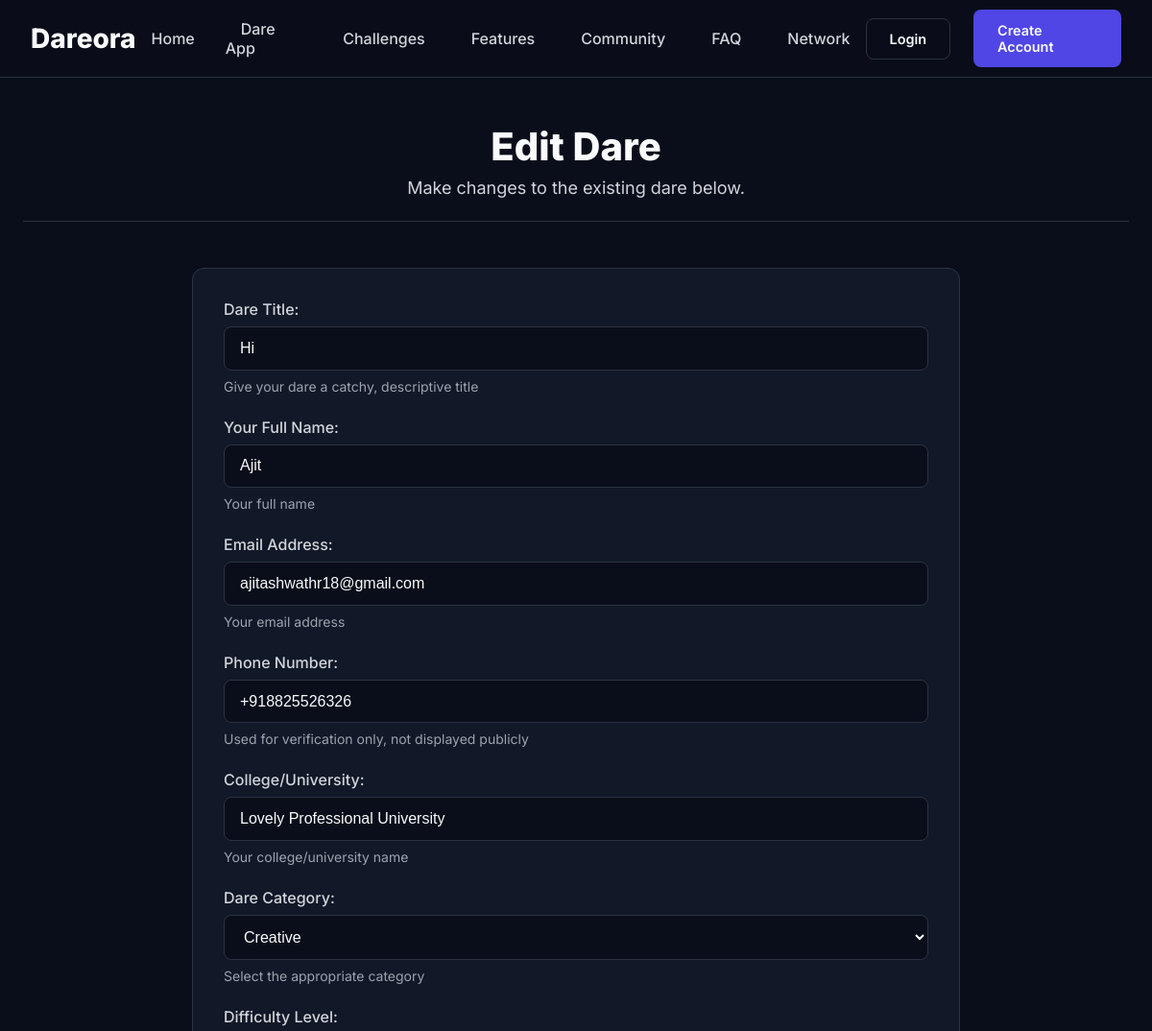
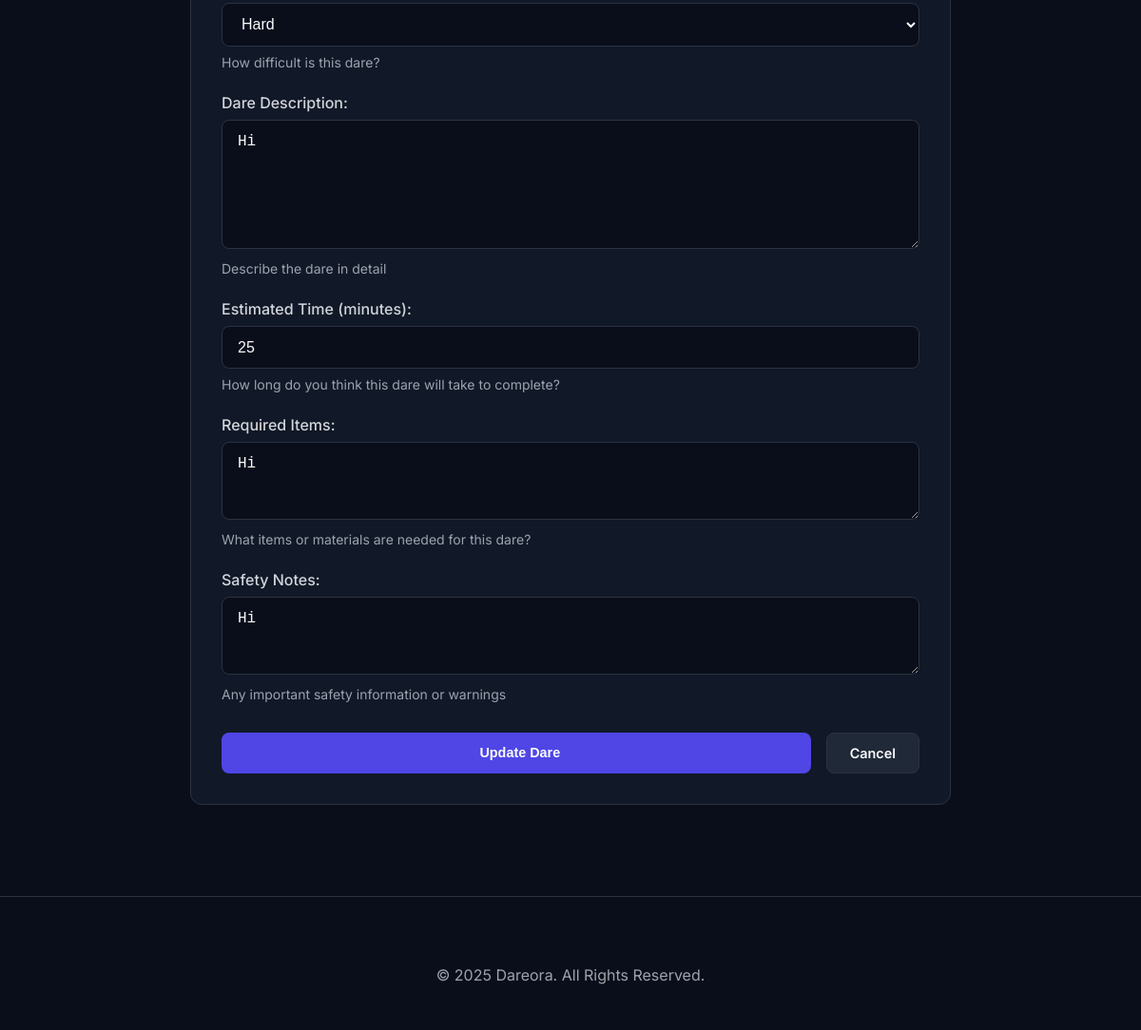
The app's page /dare/hi/edit/ with its own data (2 pictures, top to bottom).
### dares/models.py (models this page shows, shortened)
class Dare(models.Model):
    STATUS_CHOICES = [
        ('pending', 'Pending Review'),
        ('approved', 'Approved'),
        ('rejected', 'Rejected'),
        ('featured', 'Featured'),
    ]
    phone_regex = RegexValidator(
        regex=r'^\+?1?\d{9,15}$',
        message="Phone number must be entered in the format: '+999999999'. Up to 15 digits allowed."
    )
    id = models.UUIDField(primary_key=True, default=uuid.uuid4, editable=False)
    title = models.CharField(max_length=200, help_text="Give your dare a catchy title")
    slug = models.SlugField(unique=True, blank=True)
    name = models.CharField(max_length=100, help_text="Your full name")
    email = models.EmailField(help_text="Your email address")
    phone_number = models.CharField(
        validators=[phone_regex],
        max_length=17,
        help_text="Your phone number for verification"
    )
    college = models.CharField(max_length=200, help_text="Your college/university name")
    dare_text = models.TextField(help_text="Describe the dare in detail")
    category = models.ForeignKey(
        Category,
        on_delete=models.CASCADE,
        related_name='dares',
        help_text="Select the appropriate category"
    )
    difficulty = models.ForeignKey(
        DifficultyLevel,
        on_delete=models.CASCADE,
        related_name='dares',
        help_text="How difficult is this dare?"
    )
    estimated_time = models.PositiveIntegerField(
        help_text="Estimated time to complete (in minutes)",
        null=True,
        blank=True
    )
    required_items = models.TextField(
        blank=True,
        help_text="List any items/materials needed (optional)"
    )
    safety_notes = models.TextField(
        blank=True,
        help_text="Any safety precautions or warnings (optional)"
    )
    status = models.CharField(max_length=20, choices=STATUS_CHOICES, default='pending')
    is_approved = models.BooleanField(default=False)
    is_featured = models.BooleanField(default=False)
    rejection_reason = models.TextField(blank=True)
    views_count = models.PositiveIntegerField(default=0)
    likes_count = models.PositiveIntegerField(default=0)
    completions_count = models.PositiveIntegerField(default=0)
    created_at = models.DateTimeField(auto_now_add=True)
    updated_at = models.DateTimeField(auto_now=True)
    approved_at = models.DateTimeField(null=True, blank=True)
    class Meta:
        ordering = ['-created_at']
        indexes = [
            models.Index(fields=['status', 'is_approved']),
            models.Index(fields=['category', 'difficulty']),
            models.Index(fields=['-created_at']),
        ]

### dares/views.py (the view, shortened to what this page needs)
# urls.py: path('dare/<slug:slug>/edit/', DareUpdateView.as_view(), name='dare_edit'),
class DareUpdateView(SuccessMessageMixin, UpdateView):
    model = Dare
    form_class = DareForm
    template_name = 'dare_form.html'
    slug_field = 'slug'
    slug_url_kwarg = 'slug'
    success_message = "✅ Dare updated successfully!"
    def get_context_data(self, **kwargs):
        context = super().get_context_data(**kwargs)
        context['page_title'] = "Edit Dare"
        context['page_description'] = "Make changes to the existing dare below."
        return context
    def get_queryset(self):
        return Dare.objects.all()

### dares/models.py (called while the page is built)
    def __str__(self):
        return self.get_name_display()

    def __str__(self):
        return self.get_name_display()

### templates/dare_form.html (shortened to what this page needs)
{% extends 'base.html' %}
{% block content %}
<div class="page-header">
    <h2>{{ page_title|default:"Create Dare" }}</h2>
    <p>{{ page_description|default:"Fill out the form to submit a new dare." }}</p>
</div>
<div class="card" style="max-width: 800px; margin: 0 auto;">
    <form method="post" novalidate>
        {% for field in form %}
        <div class="form-group">
            {{ field.label_tag }}
            {{ field }}
            {% if field.help_text %}
            <p style="font-size: 0.875rem; color: var(--color-text-muted); margin-top: var(--space-sm);">{{ field.help_text }}</p>
            {% endif %}
        </div>
        {% endfor %}
        <div class="form-actions">
            <button type="submit" class="btn btn-primary">
                <span>{% if form.instance.pk %}Update Dare{% else %}Submit Dare{% endif %}</span>
            </button>
            <a href="{% url 'dares:dare_list' %}" class="btn btn-secondary">Cancel</a>
        </div>
    </form>
</div>
{% endblock %}

### templates/base.html (shortened to what this page needs)
<!DOCTYPE html>
<html lang="en">
<head>
</head>
<body>
    <nav class="navbar">
        <div class="navbar-container">
            <a href="{% url 'dares:home' %}" class="navbar-brand">Dareora</a>
            <ul class="navbar-nav">
                <li><a href="{% url 'dares:home' %}" class="{% if request.resolver_match.url_name == 'home' %}active{% endif %}">Home</a></li>
                <li><a href="{% url 'dares:dare_list' %}" class="{% if request.resolver_match.url_name == 'dare_list' %}active{% endif %}">Dare App</a></li>
                <li><a href="{% url 'dares:dare_list' %}" class="{% if request.resolver_match.url_name == 'challenges' %}active{% endif %}">Challenges</a></li>
                <li><a href="{% url 'dares:about' %}" class="{% if request.resolver_match.url_name == 'about' %}active{% endif %}">Features</a></li>
                <li><a href="{% url 'dares:community' %}" class="{% if request.resolver_match.url_name == 'community' %}active{% endif %}">Community</a></li>
                <li><a href="{% url 'dares:faq' %}" class="{% if request.resolver_match.url_name == 'faq' %}active{% endif %}">FAQ</a></li>
                <li><a href="{% url 'dares:stats' %}" class="{% if request.resolver_match.url_name == 'stats' %}active{% endif %}">Network</a></li>
            </ul>
            <div class="navbar-actions">
                {% if user.is_authenticated %}
                    <a href="#" class="user-profile-icon">{{ user.username|first|upper }}</a>
                {% else %}
                    <a href="{% url 'login' %}" class="btn btn-outline">Login</a>
                    <a href="{% url 'signup' %}" class="btn btn-primary">Create Account</a>
                {% endif %}
            </div>
        </div>
    </nav>
    {% block main %}
    <main class="container">
        {% block content %}
        {% endblock %}
    </main>
    {% endblock main %}
    <footer class="footer">
        <div class="footer-container">
            <p>&copy; {% now "Y" %} Dareora. All Rights Reserved.</p>
        </div>
    </footer>
</body>
</html>

### templates/base.html (style rules this page uses)
:root { --color-background: #0A0E1A; --color-surface: #111827; --color-surface-light: #1F2937; --color-border: #2c3242; --color-text-primary: #F9FAFB; --color-text-secondary: #D1D5DB; --color-text-muted: #9CA3AF; --color-brand: #4F46E5; --color-brand-light: rgba(79, 70, 229, 0.1); --color-accent: #3B82F6; --color-danger: #F87171; --color-success: #34D399; --space-xs: 0.25rem; --space-sm: 0.5rem; --space-md: 1rem; --space-lg: 1.5rem; --space-xl: 2rem; --space-2xl: 3rem; --radius-md: 0.5rem; --radius-lg: 0.75rem; --radius-full: 9999px; --shadow-glow: 0 0 25px rgba(79, 70, 229, 0.3); }
* { box-sizing: border-box; margin: 0; padding: 0; }
html { scroll-behavior: smooth; }
body { font-family: 'Inter', sans-serif; background-color: var(--color-background); color: var(--color-text-primary); -webkit-font-smoothing: antialiased; -moz-osx-font-smoothing: grayscale; overflow-x: hidden; }
.navbar { position: fixed; top: 0; left: 0; right: 0; z-index: 1000; background: rgba(10, 14, 26, 0.6); backdrop-filter: blur(12px); -webkit-backdrop-filter: blur(12px); border-bottom: 1px solid var(--color-border); }
.navbar-container { max-width: 1600px; margin: 0 auto; padding: 0 var(--space-xl); height: 80px; display: flex; align-items: center; justify-content: space-between; }
.navbar-brand { font-size: 1.75rem; font-weight: 800; color: var(--color-text-primary); text-decoration: none; }
.navbar-nav { display: flex; align-items: center; gap: var(--space-md); list-style: none; }
.navbar-nav a { color: var(--color-text-secondary); text-decoration: none; font-weight: 500; padding: var(--space-sm) var(--space-md); border-radius: var(--radius-md); transition: all 0.2s ease; }
.navbar-actions { display: flex; align-items: center; gap: var(--space-lg); }
.container { max-width: 1200px; margin: 0 auto; padding: calc(var(--space-2xl) + 80px) var(--space-lg) var(--space-2xl); }
.page-header { text-align: center; margin-bottom: var(--space-2xl); padding-bottom: var(--space-lg); border-bottom: 1px solid var(--color-border); }
.page-header h2 { font-size: 2.5rem; font-weight: 800; }
.page-header p { font-size: 1.125rem; color: var(--color-text-secondary); max-width: 600px; margin: var(--space-sm) auto 0; }
.card { background: var(--color-surface); border: 1px solid var(--color-border); border-radius: var(--radius-lg); padding: var(--space-xl); }
.btn { display: inline-flex; align-items: center; justify-content: center; gap: var(--space-sm); padding: 0.75rem 1.5rem; border-radius: var(--radius-md); font-weight: 600; text-decoration: none; transition: all 0.2s ease; cursor: pointer; border: 1px solid transparent; font-size: 0.9rem; }
.btn-primary { background-color: var(--color-brand); color: var(--color-text-primary); }
.btn-secondary { background-color: var(--color-surface-light); color: var(--color-text-primary); border: 1px solid var(--color-border); }
.btn-outline { background-color: transparent; color: var(--color-text-primary); border: 1px solid var(--color-border); }
.form-group { margin-bottom: var(--space-lg); }
.form-group label { display: block; margin-bottom: var(--space-sm); font-weight: 500; color: var(--color-text-secondary); }
.form-control { width: 100%; padding: 0.8rem 1rem; background-color: var(--color-background); border: 1px solid var(--color-border); border-radius: var(--radius-md); color: var(--color-text-primary); font-size: 1rem; transition: border-color 0.2s, box-shadow 0.2s; }
.form-actions { margin-top: var(--space-xl); display: flex; gap: var(--space-md); }
.form-actions button { width: 100%; }
.footer { padding: var(--space-2xl) 0; margin-top: var(--space-2xl); border-top: 1px solid var(--color-border); }
.footer-container { max-width: 1200px; margin: 0 auto; padding: 0 var(--space-lg); text-align: center; color: var(--color-text-muted); }

### records on screen
Dare: form "Hi" "Ajit" "ajitashwathr18@gmail.com" "+918825526326" "Lovely Professional University" "Creative" "Hard" "Hi" "25" "Hi" "Hi"

### other values on screen
{{ page_title|default:"Create Dare" }} "Edit Dare"
{{ page_description|default:"Fill out the form to submit a new dare." }} "Make changes to the existing dare below."
{{ field.label_tag }} "Dare Title:" "Your Full Name:" "Email Address:" "Phone Number:" "College/University:" "Dare Category:" "Difficulty Level:" "Dare Description:" "Estimated Time (minutes):" "Required Items:" "Safety Notes:"
{{ field.help_text }} "Give your dare a catchy, descriptive title" "Your full name" "Your email address" "Used for verification only, not displayed publicly" "Your college/university name" "Select the appropriate category" "How difficult is this dare?" "Describe the dare in detail" "How long do you think this dare will take to complete?" "What items or materials are needed for this dare?" "Any important safety information or warnings"
